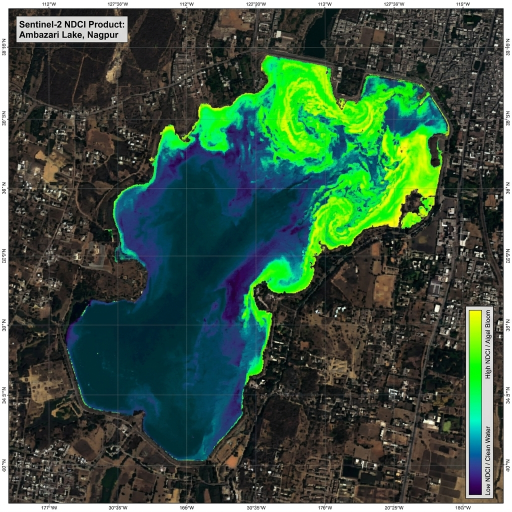
#> input picture backend/assets/satellite_layers/algal.jpg, 1024 x 1024 px (shown at 1/2 size)
$ python -i remote_sensing.py   (imports and definitions only)
#> lines starting #> are read from the running program, lines starting #| are printed output that depends on the picture
import os
import math
import urllib.request
import urllib.parse
import numpy as np
from PIL import Image, ImageDraw, ImageFont, ImageFilter
from io import BytesIO
from typing import Dict, Any, Optional

# In-memory cache for base satellite tiles so repeated layer requests are instantaneous
_tile_cache: Dict[str, Image.Image] = {}

# [6 lines left out: function safe_divide, not called in this run]

def calculate_ndwi(green: np.ndarray, nir: np.ndarray) -> np.ndarray:
    """Normalized Difference Water Index: (Green - NIR) / (Green + NIR)"""
    return safe_divide((green - nir), (green + nir))

def calculate_ndti(red: np.ndarray, green: np.ndarray) -> np.ndarray:
    """Normalized Difference Turbidity Index: (Red - Green) / (Red + Green)"""
    return safe_divide((red - green), (red + green))

def calculate_ndci(red_edge: np.ndarray, red: np.ndarray) -> np.ndarray:
    """Normalized Difference Chlorophyll Index: (Red_Edge - Red) / (Red_Edge + Red)"""
    return safe_divide((red_edge - red), (red_edge + red))

# [9 lines left out: function generate_mock_sentinel_scene, not called in this run]

def generate_realistic_sentinel_scene(size: tuple = (256, 256), seed: int = 42) -> dict:
    """Realistic sentinel scene generator alias."""
    return generate_mock_sentinel_scene(size=size, seed=seed)

# [7 lines left out: function deg2num, not called in this run]

def make_palette_lut(stops: list) -> np.ndarray:
    """Creates a smooth 256-color RGB lookup table from normalized control points."""
    lut = np.zeros((256, 3), dtype=np.uint8)
    for i in range(len(stops) - 1):
        p1, c1 = stops[i]
        p2, c2 = stops[i+1]
        i1 = int(p1 * 255)
        i2 = int(p2 * 255)
        for idx in range(i1, min(256, i2 + 1)):
            factor = (idx - i1) / max(1, (i2 - i1))
            lut[idx] = [
                int(c1[0] + factor * (c2[0] - c1[0])),
                int(c1[1] + factor * (c2[1] - c1[1])),
                int(c1[2] + factor * (c2[2] - c1[2]))
            ]
    return lut

# Precomputed scientific colormaps
LUT_TURBO = make_palette_lut([
    (0.0, (15, 55, 170)),
    (0.25, (0, 190, 220)),
    (0.50, (40, 210, 80)),
    (0.75, (250, 195, 25)),
    (1.0, (230, 40, 30))
])

LUT_SEDIMENT = make_palette_lut([
    (0.0, (28, 55, 85)),
    (0.25, (185, 145, 75)),
    (0.55, (215, 125, 35)),
    (0.80, (185, 75, 25)),
    (1.0, (135, 45, 15))
])

LUT_IRONBOW = make_palette_lut([
    (0.0, (12, 10, 38)),
    (0.20, (65, 15, 105)),
    (0.45, (180, 20, 85)),
    (0.70, (245, 105, 18)),
    (0.90, (255, 230, 45)),
    (1.0, (255, 255, 255))
])

LUT_HYPOXIA = make_palette_lut([
    (0.0, (25, 95, 175)),
    (0.30, (70, 75, 145)),
    (0.60, (130, 35, 130)),
    (0.85, (210, 15, 75)),
    (1.0, (255, 30, 60))
])

LUT_RUNOFF = make_palette_lut([
    (0.0, (15, 45, 65)),
    (0.35, (0, 160, 210)),
    (0.70, (0, 235, 255)),
    (1.0, (140, 255, 240))
])

# [396 lines left out: functions deg2num, fetch_satellite_base_image, _synthesize_satellite_terrain, detect_water_mask, apply_lut_overlay, generate_dynamic_thematic_satellite_image and 1 more, not called in this run]

def render_satellite_image_png(scene: dict, mode: str = "rgb") -> bytes:
    """Delegates to generate_dynamic_thematic_satellite_image for backward compatibility."""
    lat = scene.get("lat", 21.1292)
    lng = scene.get("lng", 79.0394)
    date_str = scene.get("date_str", "2026-09-25")
    name = scene.get("water_body", "Water Body")
    return generate_dynamic_thematic_satellite_image(mode, lat=lat, lng=lng, water_body_name=name, date_str=date_str)

# [207 lines left out: functions get_thematic_layers_metadata, process_scene_indices, not called in this run]

>>> import cv2
>>> picture = cv2.imread('../assets/satellite_layers/algal.jpg', cv2.IMREAD_GRAYSCALE)
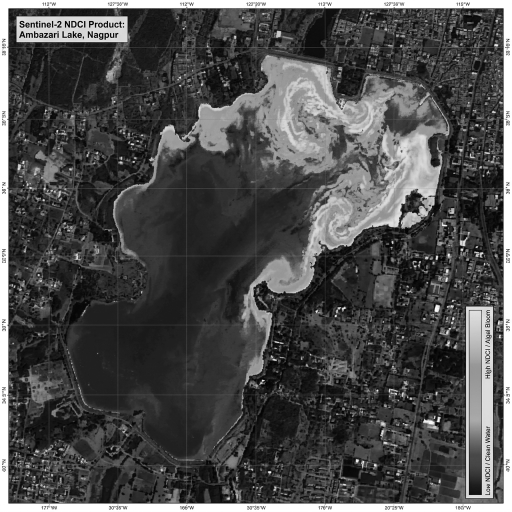
#> picture: shape (1024, 1024) (shown at 1/2 size); min 0, max 255, mean 75.9
>>> result = render_satellite_image_png(picture)
#> (the run stopped early here; a loop or call above may not have finished)
